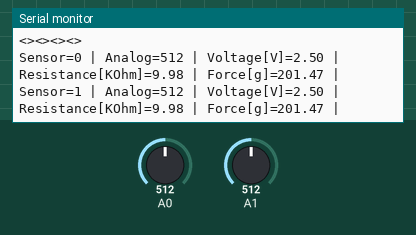
The sketch below on a simulated Arduino Uno, built with avr-gcc and run on an emulated ATmega328P. On the bench: the last lines printed to the serial monitor. The test bench sets the inputs (shaded band); at power-on: A1 = 512, A0 = 512.

Above: at 7.5 s.
7.6 s: A1 set to 1009
At 8.9 s:
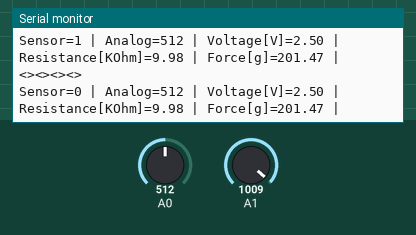
10.3 s: A1 set to 1023
At 12.1 s:
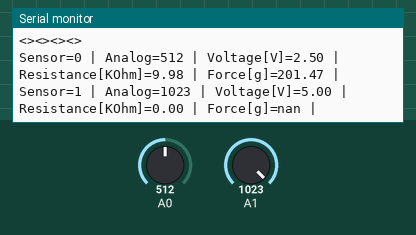

Measured:
- the behaviour switches between 1022 and 1023 on A1 (found by bisection; images 1 and 2)
- after the input at 10.3 s, the serial monitor: prints a new line after 0.98 s (image 2)

The sketch:

fsr_measurement.ino
```cpp
/* FSR testing sketch.

Connect one end of FSR to power, the other end to Analog 0.
Then connect one end of a 10K resistor from Analog 0 to ground

For more information see www.ladyada.net/learn/sensors/fsr.html */
#include <math.h>

// int fsrPin = 0;     // the FSR and 10K pulldown are connected to a0
int fsrReading;     // the analog reading from the FSR resistor divider
double fsrVoltage;     // the analog reading converted to voltage
double fsrResistance;  // The voltage converted to resistance, can be very big so make "long"
double fsrConductance;
double fsrForce;       // Finally, the resistance converted to force

void GetPressure(uint8_t fsrPin);

void setup(void) {
  Serial.begin(9600);   // We'll send debugging information via the Serial monitor
}

void loop(void)
{
  GetPressure(0);
  delay(1000);
  GetPressure(1);
  delay(1000);
  Serial.println("<><><><>");
}

void GetPressure(uint8_t fsrPin) {
  Serial.print("Sensor=");
  Serial.print(fsrPin);
  Serial.print(" | ");
  fsrReading = analogRead(fsrPin);
  Serial.print("Analog=");
  Serial.print(fsrReading);
  Serial.print(" | ");

  // analog voltage reading ranges from about 0 to 1023 which maps to 0V to 5V (= 5000mV)
  // fsrValue = map(fsrReading, 0, 1023, 0, 5000);
  // fsrVoltage = (double)fsrValue / 1000;
  fsrVoltage = (double)fsrReading * 5 / 1023;
  Serial.print("Voltage[V]=");
  Serial.print(fsrVoltage);
  Serial.print(" | ");

  if (fsrVoltage == 0) {
    Serial.println("Resistance[KOhm]=inf | Force[g]=0 |");
  } else {
    // The voltage = Vcc * R / (R + FSR) where R = 10K and Vcc = 5V
    // FSR = (Vcc * R / V) - R
    // so FSR = ((Vcc - V) * R) / V        yay math!
    fsrResistance = (5 - fsrVoltage) * 10 / fsrVoltage;
    Serial.print("Resistance[KOhm]=");
    Serial.print(fsrResistance);
    Serial.print(" | ");

    fsrConductance = 1 / (fsrResistance)/100;
    if (fsrConductance < 1.00){
      fsrForce = 1 * pow(10,7)* pow(fsrConductance,3) + 2 * pow(10,6) * pow(fsrConductance,2) + 123524 * (fsrConductance) + 75.684;
    }
    else{
      fsrForce = -1 * pow(10,9)* pow(fsrConductance,3) + 2 * pow(10,7) * pow(fsrConductance,2) + 37916 * (fsrConductance) + 4.4801;
    }

    Serial.print("Force[g]=");
    Serial.print(fsrForce);
    Serial.println(" |");
  }
}
```
